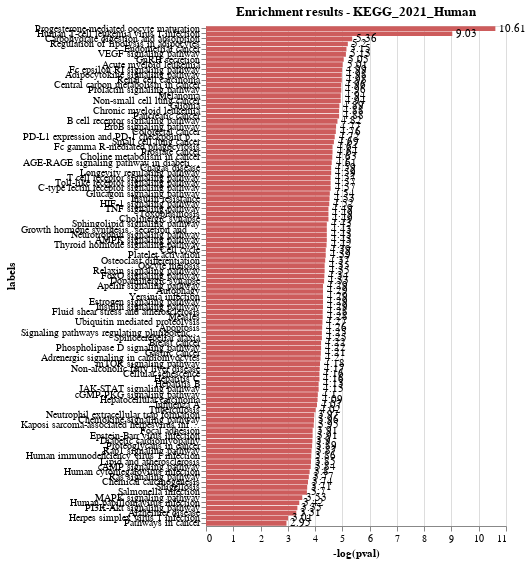

The notebook cell saved with this chart:
### Code cell
# get enrichment for a list of genes/proteins
# default library is 'KEGG_2021_Human' but other libraries can be specified using the 'library_name' argument.
# check out available libraries with the command above
# library_type, height, width and max_hits arguments are optional. See source code for details or docs for examples.

#  'ProteomicsDB_2020',
#  'Proteomics_Drug_Atlas_2023',

gene_list = ['AKT1', 'CDC23']
EnrichR.plot_enrichment(gene_list, library_name='KEGG_2021_Human', height = 500, width = 300, max_hits = None)

### Figure 1 — Vega-Lite specification as saved in the notebook (floating-point values rounded to 4 significant figures)
{"config": {"view": {"continuousWidth": 400, "continuousHeight": 300}}, "layer": [{"mark": {"type": "bar", "color": "indianred"}, "encoding": {"x": {"field": "-log(pval)", "type": "quantitative"}, "y": {"field": "labels", "sort": "-x", "type": "nominal"}}}, {"mark": {"type": "text", "align": "left", "baseline": "middle", "dx": 4}, "encoding": {"text": {"field": "-log(pval)", "type": "quantitative"}, "x": {"field": "-log(pval)", "type": "quantitative"}, "y": {"field": "labels", "sort": "-x", "type": "nominal"}}, "title": "Enrichment results - KEGG_2021_Human"}], "data": {"name": "data-0b8372b84af14d78ade949fb90cb8857"}, "height": 500, "width": 300, "$schema": "https://vega.github.io/schema/vega-lite/v4.17.0.json", "datasets": {"data-0b8372b84af14d78ade949fb90cb8857": [{"labels": "Progesterone-mediated oocyte maturation", "pval": 2.475e-05, "-log(pval)": 10.61}, {"labels": "Human T-cell leukemia virus 1 infection", "pval": 0.0001194, "-log(pval)": 9.03}, {"labels": "Carbohydrate digestion and absorption", "pval": 0.004695, "-log(pval)": 5.36}, {"labels": "Regulation of lipolysis in adipocytes", "pval": 0.005493, "-log(pval)": 5.2}, {"labels": "Endometrial cancer", "pval": 0.005792, "-log(pval)": 5.15}, {"labels": "VEGF signaling pathway", "pval": 0.005891, "-log(pval)": 5.13}, {"labels": "GnRH secretion", "pval": 0.00639, "-log(pval)": 5.05}, {"labels": "Acute myeloid leukemia", "pval": 0.006689, "-log(pval)": 5.01}, {"labels": "Fc epsilon RI signaling pathway", "pval": 0.006789, "-log(pval)": 4.99}, {"labels": "Adipocytokine signaling pathway", "pval": 0.006888, "-log(pval)": 4.98}, {"labels": "Renal cell carcinoma", "pval": 0.006888, "-log(pval)": 4.98}, {"labels": "Central carbon metabolism in cancer", "pval": 0.006988, "-log(pval)": 4.96}, {"labels": "Prolactin signaling pathway", "pval": 0.006988, "-log(pval)": 4.96}, {"labels": "Melanoma", "pval": 0.007187, "-log(pval)": 4.94}, {"labels": "Non-small cell lung cancer", "pval": 0.007187, "-log(pval)": 4.94}, {"labels": "Glioma", "pval": 0.007486, "-log(pval)": 4.89}, {"labels": "Chronic myeloid leukemia", "pval": 0.007586, "-log(pval)": 4.88}, {"labels": "Pancreatic cancer", "pval": 0.007586, "-log(pval)": 4.88}, {"labels": "B cell receptor signaling pathway", "pval": 0.008084, "-log(pval)": 4.82}, {"labels": "ErbB signaling pathway", "pval": 0.008482, "-log(pval)": 4.77}, {"labels": "Colorectal cancer", "pval": 0.008582, "-log(pval)": 4.76}, {"labels": "PD-L1 expression and PD-1 checkpoint pathway in cancer", "pval": 0.00888, "-log(pval)": 4.72}, {"labels": "Small cell lung cancer", "pval": 0.009179, "-log(pval)": 4.69}, {"labels": "Fc gamma R-mediated phagocytosis", "pval": 0.009677, "-log(pval)": 4.64}, {"labels": "Prostate cancer", "pval": 0.009677, "-log(pval)": 4.64}, {"labels": "Choline metabolism in cancer", "pval": 0.009776, "-log(pval)": 4.63}, {"labels": "AGE-RAGE signaling pathway in diabetic complications", "pval": 0.009975, "-log(pval)": 4.61}, {"labels": "Chagas disease", "pval": 0.01017, "-log(pval)": 4.59}, {"labels": "Longevity regulating pathway", "pval": 0.01017, "-log(pval)": 4.59}, {"labels": "T cell receptor signaling pathway", "pval": 0.01037, "-log(pval)": 4.57}, {"labels": "Toll-like receptor signaling pathway", "pval": 0.01037, "-log(pval)": 4.57}, {"labels": "C-type lectin receptor signaling pathway", "pval": 0.01037, "-log(pval)": 4.57}, {"labels": "Glucagon signaling pathway", "pval": 0.01067, "-log(pval)": 4.54}, {"labels": "Insulin resistance", "pval": 0.01077, "-log(pval)": 4.53}, {"labels": "HIF-1 signaling pathway", "pval": 0.01087, "-log(pval)": 4.52}, {"labels": "TNF signaling pathway", "pval": 0.01117, "-log(pval)": 4.49}, {"labels": "Toxoplasmosis", "pval": 0.01117, "-log(pval)": 4.49}, {"labels": "Cholinergic synapse", "pval": 0.01127, "-log(pval)": 4.49}, {"labels": "Sphingolipid signaling pathway", "pval": 0.01186, "-log(pval)": 4.43}, {"labels": "Growth hormone synthesis, secretion and action", "pval": 0.01186, "-log(pval)": 4.43}, {"labels": "Neurotrophin signaling pathway", "pval": 0.01186, "-log(pval)": 4.43}, {"labels": "AMPK signaling pathway", "pval": 0.01196, "-log(pval)": 4.43}, {"labels": "Thyroid hormone signaling pathway", "pval": 0.01206, "-log(pval)": 4.42}, {"labels": "Cell cycle", "pval": 0.01236, "-log(pval)": 4.39}, {"labels": "Platelet activation", "pval": 0.01236, "-log(pval)": 4.39}, {"labels": "Osteoclast differentiation", "pval": 0.01266, "-log(pval)": 4.37}, {"labels": "Oocyte meiosis", "pval": 0.01286, "-log(pval)": 4.35}, {"labels": "Relaxin signaling pathway", "pval": 0.01286, "-log(pval)": 4.35}, {"labels": "FoxO signaling pathway", "pval": 0.01306, "-log(pval)": 4.34}, {"labels": "Dopaminergic synapse", "pval": 0.01316, "-log(pval)": 4.33}, {"labels": "Apelin signaling pathway", "pval": 0.01365, "-log(pval)": 4.29}, {"labels": "Autophagy", "pval": 0.01365, "-log(pval)": 4.29}, {"labels": "Yersinia infection", "pval": 0.01365, "-log(pval)": 4.29}, {"labels": "Estrogen signaling pathway", "pval": 0.01365, "-log(pval)": 4.29}, {"labels": "Insulin signaling pathway", "pval": 0.01365, "-log(pval)": 4.29}, {"labels": "Fluid shear stress and atherosclerosis", "pval": 0.01385, "-log(pval)": 4.28}, {"labels": "Measles", "pval": 0.01385, "-log(pval)": 4.28}, {"labels": "Ubiquitin mediated proteolysis", "pval": 0.01395, "-log(pval)": 4.27}, {"labels": "Apoptosis", "pval": 0.01415, "-log(pval)": 4.26}, {"labels": "Signaling pathways regulating pluripotency of stem cells", "pval": 0.01425, "-log(pval)": 4.25}, {"labels": "Spinocerebellar ataxia", "pval": 0.01425, "-log(pval)": 4.25}, {"labels": "Breast cancer", "pval": 0.01465, "-log(pval)": 4.22}, {"labels": "Phospholipase D signaling pathway", "pval": 0.01475, "-log(pval)": 4.22}, {"labels": "Gastric cancer", "pval": 0.01484, "-log(pval)": 4.21}, {"labels": "Adrenergic signaling in cardiomyocytes", "pval": 0.01494, "-log(pval)": 4.2}, {"labels": "mTOR signaling pathway", "pval": 0.01534, "-log(pval)": 4.18}, {"labels": "Non-alcoholic fatty liver disease", "pval": 0.01544, "-log(pval)": 4.17}, {"labels": "Cellular senescence", "pval": 0.01554, "-log(pval)": 4.16}, {"labels": "Hepatitis C", "pval": 0.01564, "-log(pval)": 4.16}, {"labels": "Hepatitis B", "pval": 0.01613, "-log(pval)": 4.13}, {"labels": "JAK-STAT signaling pathway", "pval": 0.01613, "-log(pval)": 4.13}, {"labels": "cGMP-PKG signaling pathway", "pval": 0.01663, "-log(pval)": 4.1}, {"labels": "Hepatocellular carcinoma", "pval": 0.01673, "-log(pval)": 4.09}, {"labels": "Influenza A", "pval": 0.01713, "-log(pval)": 4.07}, {"labels": "Tuberculosis", "pval": 0.01792, "-log(pval)": 4.02}, {"labels": "Neutrophil extracellular trap formation", "pval": 0.01881, "-log(pval)": 3.97}, {"labels": "Chemokine signaling pathway", "pval": 0.01911, "-log(pval)": 3.96}, {"labels": "Kaposi sarcoma-associated herpesvirus infection", "pval": 0.01921, "-log(pval)": 3.95}, {"labels": "Focal adhesion", "pval": 0.02, "-log(pval)": 3.91}, {"labels": "Epstein-Barr virus infection", "pval": 0.0201, "-log(pval)": 3.91}, {"labels": "Diabetic cardiomyopathy", "pval": 0.0202, "-log(pval)": 3.9}, {"labels": "Proteoglycans in cancer", "pval": 0.0204, "-log(pval)": 3.89}, {"labels": "Rap1 signaling pathway", "pval": 0.02089, "-log(pval)": 3.87}, {"labels": "Human immunodeficiency virus 1 infection", "pval": 0.02109, "-log(pval)": 3.86}, {"labels": "Lipid and atherosclerosis", "pval": 0.02138, "-log(pval)": 3.85}, {"labels": "cAMP signaling pathway", "pval": 0.02148, "-log(pval)": 3.84}, {"labels": "Human cytomegalovirus infection", "pval": 0.02237, "-log(pval)": 3.8}, {"labels": "Ras signaling pathway", "pval": 0.02307, "-log(pval)": 3.77}, {"labels": "Chemical carcinogenesis", "pval": 0.02376, "-log(pval)": 3.74}, {"labels": "Shigellosis", "pval": 0.02445, "-log(pval)": 3.71}, {"labels": "Salmonella infection", "pval": 0.02475, "-log(pval)": 3.7}, {"labels": "MAPK signaling pathway", "pval": 0.02918, "-log(pval)": 3.53}, {"labels": "Human papillomavirus infection", "pval": 0.03283, "-log(pval)": 3.42}, {"labels": "PI3K-Akt signaling pathway", "pval": 0.03509, "-log(pval)": 3.35}, {"labels": "Alzheimer disease", "pval": 0.03656, "-log(pval)": 3.31}, {"labels": "Herpes simplex virus 1 infection", "pval": 0.04918, "-log(pval)": 3.01}, {"labels": "Pathways in cancer", "pval": 0.0524, "-log(pval)": 2.95}]}}
